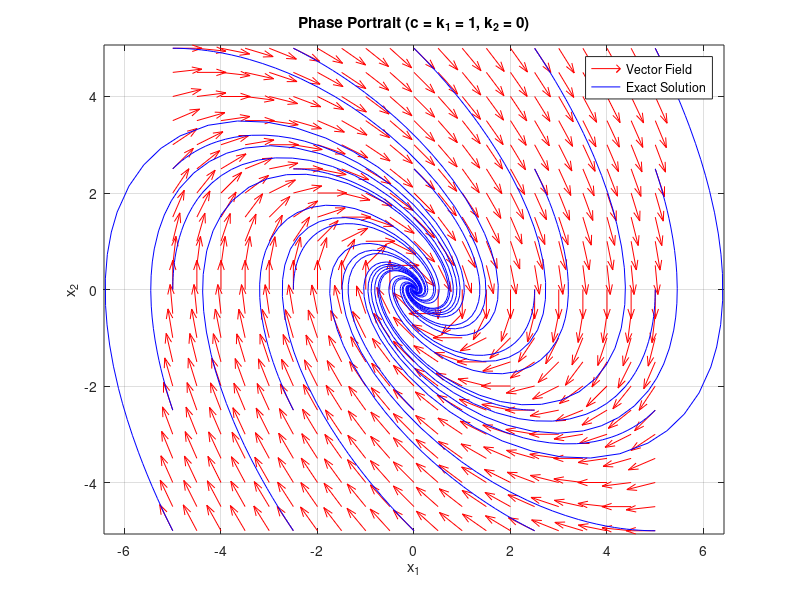

Here is the MATLAB script that generated this plot:
%% AME-552

% HW1 Problem 2 Part (b)

% Draw a phase portrait of the following system:
% dx1 = x2
% dx2 = -c*x2 - k1*x1 - k2*x1^3
% c > 0, k1 > 0, k2 = 0

%% Clear

clear, clc, close all;

%% Program Execution

% Constants
c = 1; k1 = 1; k2 = 0;

% Define the system
f = @(x1, x2) x2;               
g = @(x1, x2) -c*x2 - k1*x1 - k2*x1.^3;

% Define the grid
[x1, x2] = meshgrid(-5: 0.5: 5, -5: 0.5: 5);

% Calculate vector field
dx1 = f(x1, x2);
dx2 = g(x1, x2);

% Normalize the vector field for better visualization
magnitude = sqrt(dx1.^2 + dx2.^2);
dx1 = dx1 ./ magnitude;
dx2 = dx2 ./ magnitude;

% Plot the vector field
figure;
quiver(x1, x2, dx1, dx2, 'r');    % Quiver plot
hold on;

% Plot trajectories using ode45
for x0 = -5:2.5:5                 % Initial conditions
    for y0 = -5:2.5:5
        [T, Y] = ode45(@(t, y) [f(y(1), y(2)); g(y(1), y(2))], [0, 10], [x0, y0]);
        plot(Y(:,1), Y(:,2), 'b'); % Trajectories
    end
end

% Label the axes
xlabel('x_1');
ylabel('x_2');
title('Phase Portrait (c = k_1 = 1, k_2 = 0)');
legend('Vector Field', 'Exact Solution');
axis equal;
grid on;
hold off;
